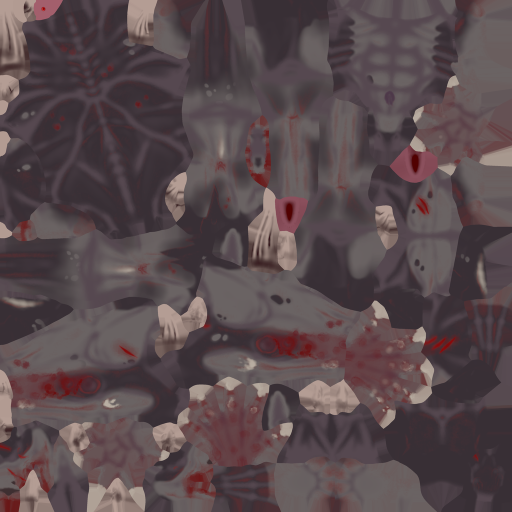
#> input picture assets/models/sketchfab/boss/werewolf_0.png, 1024 x 1024 px, found by its file name (shown at 1/2 size)
$ python paint_boss.py
#> lines starting #> are read from the running program, lines starting #| are printed output that depends on the picture; after the words box and inside, x2 and y2 are one past the last pixel; in counts of white or black regions, pixels touching at a corner belong together
#!/usr/bin/env python3
"""Grimdark boss repaints (Gravemaw troll, Nightmaw werewolf).

Writes, next to each boss model in assets/models/sketchfab/boss/:
  troll_veins_*.png  emission masks: a corruption crack network in UV space,
               denser in blotches (upper body, lower body, head UV sets).
  werewolf_veins.png  the same, plus the werewolf's own red wounds/claws.
  werewolf_paint.png / werewolf_wool_paint.png  desaturated ashen hide that
               keeps the red accents.
Derived from the models' own CC-BY textures (same credit as the models).
Run from the repo root: python3 tools/paint_boss.py
"""
import numpy as np
from PIL import Image, ImageFilter

D = "assets/models/sketchfab/boss/"
rng = np.random.default_rng(7)


def value_noise(n, cells, seed):
    r = np.random.default_rng(seed)
    g = r.random((cells + 1, cells + 1))
    img = Image.fromarray((g * 255).astype(np.uint8)).resize((n, n), Image.BICUBIC)
    return np.asarray(img, np.float32) / 255.0


def cracks(n, cells, seed, width):
    """Voronoi F2-F1 edge lines (tileable-ish), 1 on the line, 0 off it."""
    r = np.random.default_rng(seed)
    pts = r.random((cells, 2)) * n
    # wrap copies so edges continue across the UV seam
    offs = [(dx, dy) for dx in (-n, 0, n) for dy in (-n, 0, n)]
    allp = np.concatenate([pts + np.array(o) for o in offs])
    yy, xx = np.mgrid[0:n, 0:n].astype(np.float32)
    f1 = np.full((n, n), 1e9, np.float32)
    f2 = np.full((n, n), 1e9, np.float32)
    for p in allp:
        d = np.hypot(xx - p[0], yy - p[1])
        f2 = np.where(d < f1, f1, np.minimum(f2, d))
        f1 = np.minimum(f1, d)
    e = f2 - f1
    return np.clip(1.0 - e / width, 0.0, 1.0)


def vein_mask(n, seed, density=0.5, extra=None):
    big = cracks(n, 46, seed, 2.4)
    fine = cracks(n, 160, seed + 1, 1.3) * 0.65
    blot = value_noise(n, 5, seed + 2) * 0.7 + value_noise(n, 13, seed + 3) * 0.3
    gate = np.clip((blot - (1.0 - density)) * 4.0, 0.0, 1.0)
    m = np.maximum(big, fine) * gate
    if extra is not None:
        m = np.maximum(m, extra)
    img = Image.fromarray((np.clip(m, 0, 1) * 255).astype(np.uint8))
    # soft halo round each crack so it glows rather than aliases
    halo = img.filter(ImageFilter.GaussianBlur(2.2))
    out = np.maximum(np.asarray(img, np.float32), np.asarray(halo, np.float32) * 0.8)
    return Image.fromarray(np.clip(out, 0, 255).astype(np.uint8)).convert("L")


def save(img, name):
    img.save(D + name, optimize=True)
    print("wrote", D + name, img.size)


# Troll: upper body (troll_0 UV), lower body (troll_3), head (troll_8).
save(vein_mask(512, 11, 0.42), "troll_veins_upper.png")
#| wrote assets/models/sketchfab/boss/troll_veins_upper.png (512, 512)
save(vein_mask(512, 21, 0.32), "troll_veins_lower.png")
#| wrote assets/models/sketchfab/boss/troll_veins_lower.png (512, 512)
save(vein_mask(512, 31, 0.3), "troll_veins_head.png")
#> call 3 of vein_mask, with n = 512, seed = 31, density = 0.3
#> in value_noise (call 6), `img = Image.fromarray((g * 255).astype(np.uint8)).resize((n, n), Image..`:
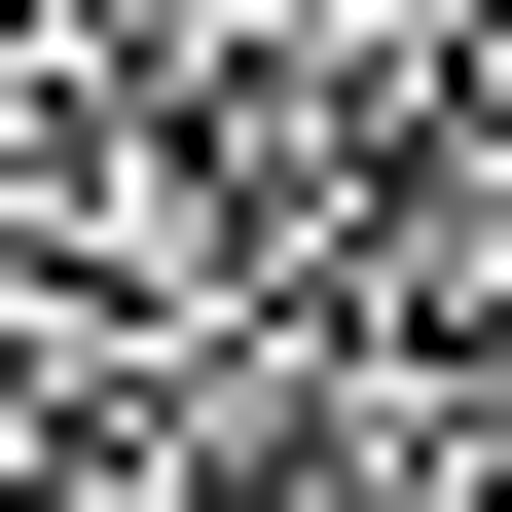
#> img: PIL image 512x512 L; min 0, max 255, mean 130.5
#> in vein_mask (call 3), `blot = value_noise(n, 5, seed + 2) * 0.7 + value_noise(n, 13, seed + 3..`:
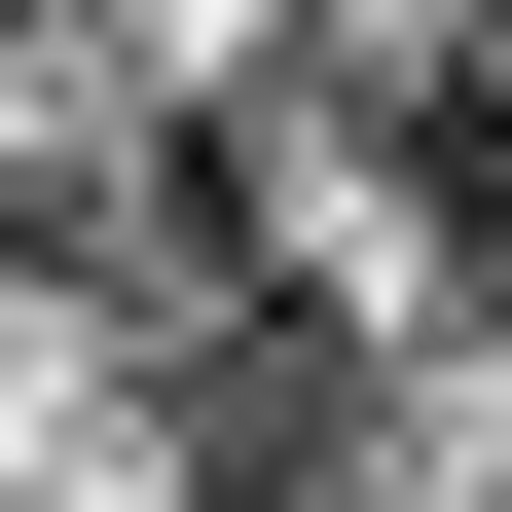
#> blot: shape (512, 512) float32; min 0.0486, max 0.952, mean 0.473
#| wrote assets/models/sketchfab/boss/troll_veins_head.png (512, 512)

# Werewolf: ashen hide that keeps blood-red accents; those accents glow.
body = np.asarray(Image.open(D + "werewolf_0.png").convert("RGB"), np.float32) / 255.0
hsv = np.asarray(Image.open(D + "werewolf_0.png").convert("HSV"), np.float32) / 255.0
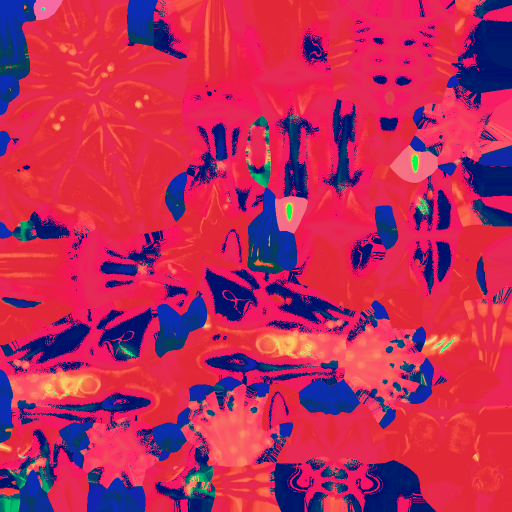
#> hsv: shape (1024, 1024, 3) float32 (shown at 1/2 size); mean R, G, B 0.722, 0.172, 0.349
h, s, v = hsv[..., 0], hsv[..., 1], hsv[..., 2]
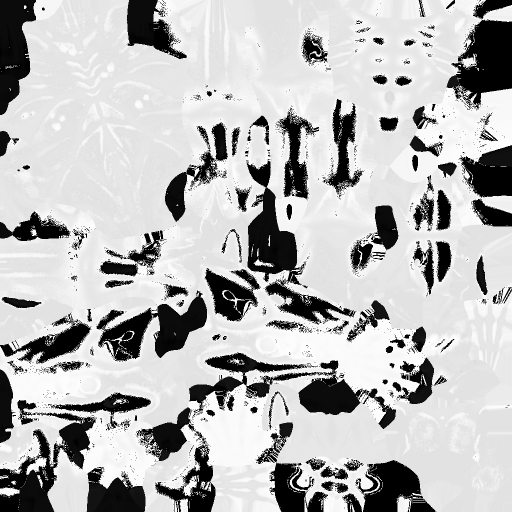
#> h: shape (1024, 1024) float32 (shown at 1/2 size); min 0, max 0.996, mean 0.723
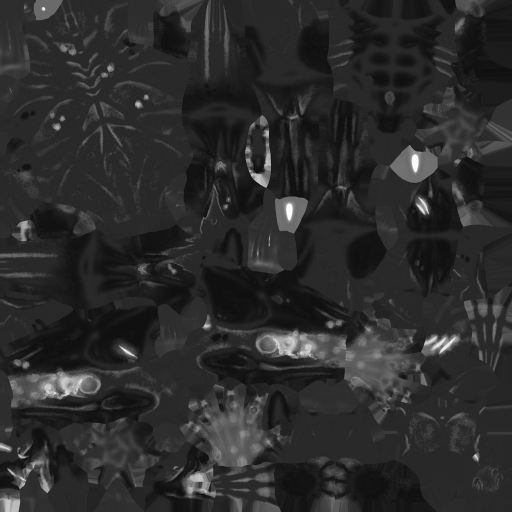
#> s: shape (1024, 1024) float32 (shown at 1/2 size); min 0.0196, max 1, mean 0.171
red = ((h < 0.04) | (h > 0.93)) & (s > 0.45) & (v > 0.25)
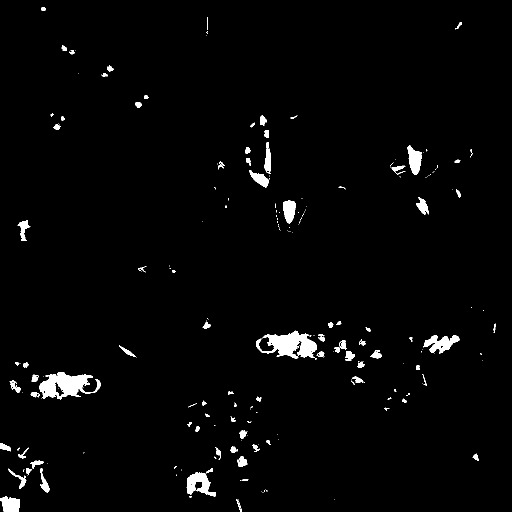
#> red: shape (1024, 1024) bool (shown at 1/2 size); 2.2% white; 217 white regions (128 under 20 px), largest, box (x1, y1, x2, y2) and area: (512, 661, 634, 719) 3631, (78, 744, 202, 799) 3543, (373, 944, 432, 994) 1487
grey = body.mean(axis=2, keepdims=True)
ash = grey * np.array([0.92, 0.9, 0.88]) * 0.8
keep = red[..., None].astype(np.float32)
paint = ash * (1 - keep) + body * np.array([0.85, 0.35, 0.3]) * keep
save(Image.fromarray((np.clip(paint, 0, 1) * 255).astype(np.uint8)), "werewolf_paint.png")
#> call 4 of save, with name = 'werewolf_paint.png'
#> in save (call 4), `img.save(D + name, optimize=True)`:
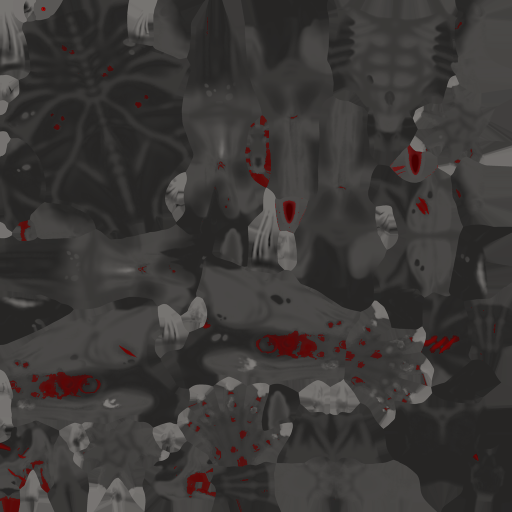
#> saved as werewolf_paint.png: PIL image 1024x1024 RGB (shown at 1/2 size); mean R, G, B 59.3, 56.5, 55.2
#> (the run stopped early here; a loop or call above may not have finished)
